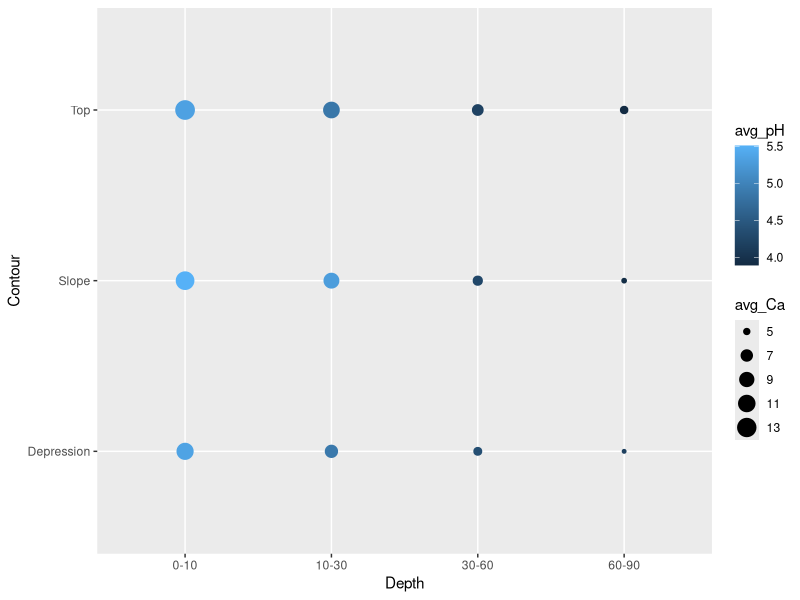
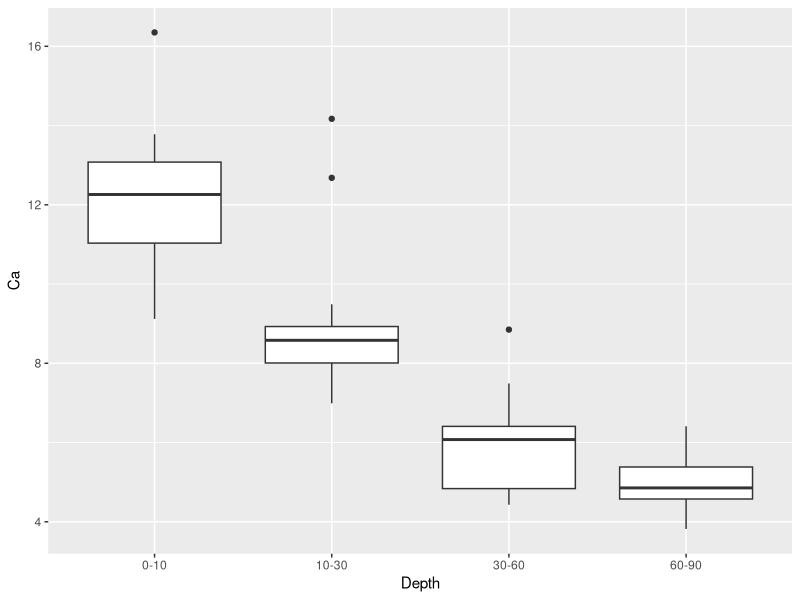
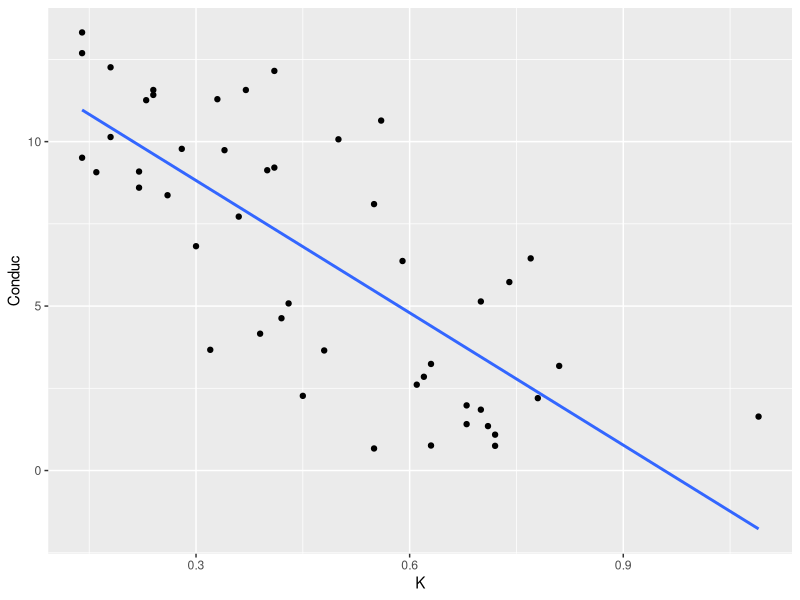

Source code (R) for these figures, in order:
## ---- chunk 1
knitr::opts_chunk$set(echo = TRUE)
library(tidyverse)
library(carData)
## ---- chunk 2
(num_rows <-
  nrow(Soils) 
)
(num_cols <-
    ncol(Soils) 
)
(cat_vars <- 
    c("Group", "Contour", "Depth", "Gp", "Block") 
)
## ---- chunk 3
(computed <- Soils
  |> summarize(
    .by = c(Depth, Contour),
    avg_pH = mean(pH),
    avg_Ca = mean(Ca)
  )
)
## ---- chunk 4
(computed_plot <- computed
  |> ggplot(mapping = aes(x = Depth, y = Contour)) +
    geom_point(mapping = aes(color = avg_pH, size=avg_Ca))
)
## ---- chunk 5
(cov_plot <- Soils
 |> ggplot(mapping = aes(x=Depth, y=Ca)) +
    geom_boxplot()
)
## ---- chunk 6
no_outlier <- "60-90"
## ---- chunk 7
(fit_plot <- Soils
 |> ggplot(mapping = aes(x=K, y=Conduc)) +
    geom_point() +
    geom_smooth(method=lm, se = FALSE)
)
## ---- chunk 8
cov_KMg <- cov(Soils$K, Soils$Mg)
cov_NaConduc <- cov(Soils$Na, Soils$Conduc) 
cor_KMg <- cor(Soils$K, Soils$Mg) 
cor_NaConduc <- cor(Soils$Na, Soils$Conduc) 
## ---- chunk 9
cor_Conduc_Na <- cov(Soils$Na, Soils$Conduc)/sqrt(var(Soils$Na)*var(Soils$Conduc)) # SOLUTION
## ---- chunk 10
# nothing to change here
lm(Conduc ~ K, Soils) |>
  coef()
